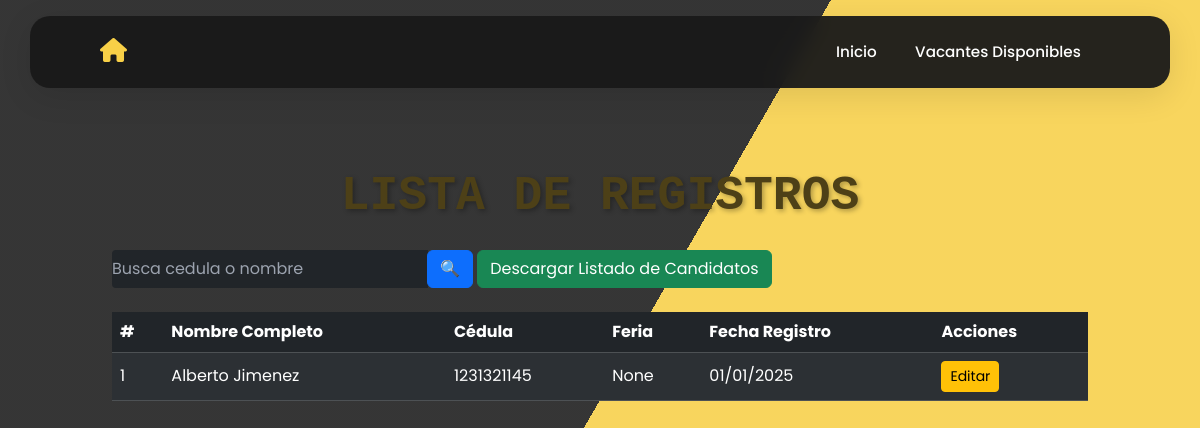
Before: /registros/ with the older database file.
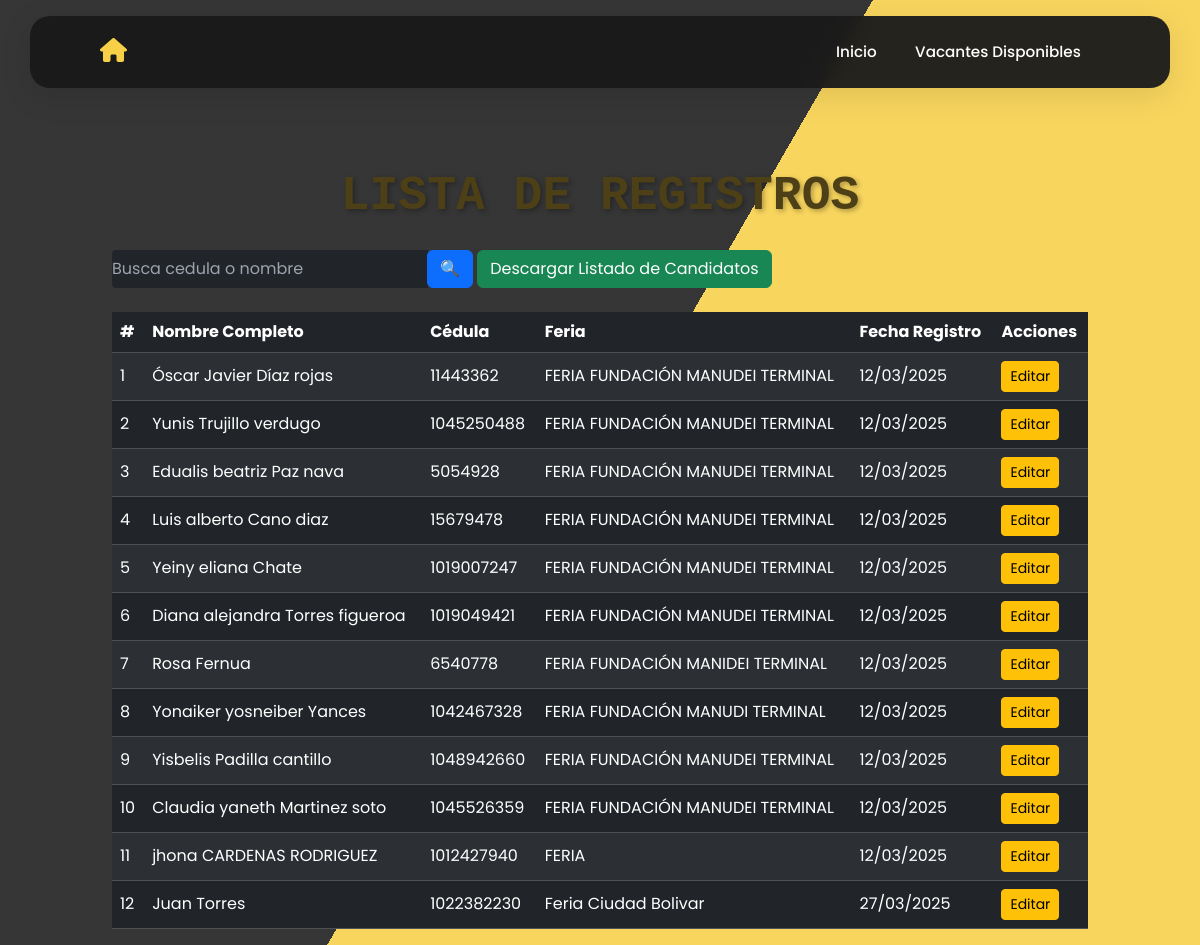
After: the same page with the newer database file.
### vacantes/models.py (models this page shows, shortened)
class RegistroCandidato(models.Model):
    SEX_CHOICES = [
        ('Mujer', 'Mujer'),
        ('Hombre', 'Hombre'),
        ('Intersexual', 'Intersexual'),
    ]
    DOCUMENT_TYPE_CHOICES = [
        ('CEDULA DE CIUDADANIA', 'CEDULA DE CIUDADANIA'),
        ('PERMISO ESPECIAL DE PERMANENCIA', 'PERMISO ESPECIAL DE PERMANENCIA'),
        ('TARJETA DE IDENTIDAD', 'TARJETA DE IDENTIDAD'),
        ('DOCUMENTO NACIONAL DE IDENTIFICACION', 'DOCUMENTO NACIONAL DE IDENTIFICACION'),
        ('PASAPORTE', 'PASAPORTE'),
        ('CEDULA DE EXTRANJERIA', 'CEDULA DE EXTRANJERIA'),
    ]
    EDUCATION_LEVEL_CHOICES = [
        ('BASICA PRIMARIA', 'BASICA PRIMARIA'),
        ('BASICA SECUNDARIA', 'BASICA SECUNDARIA'),
        ('BACHILLER ACADEMICO', 'BACHILLER ACADEMICO'),
        ('ESTUDIANTE BACHILLER ACADEMICO', 'ESTUDIANTE BACHILLER ACADEMICO'),
        ('TECNICO LABORAL/PROFESIONAL', 'TECNICO LABORAL/PROFESIONAL'),
        ('ESTUDIANTE TECNICO LABORAL/PROFESIONAL', 'ESTUDIANTE TECNICO LABORAL/PROFESIONAL'),
        ('TECNOLOGO', 'TECNOLOGO'),
        ('ESTUDIANTE TECNOLOGO', 'ESTUDIANTE TECNOLOGO'),
        ('PROFESIONAL', 'PROFESIONAL'),
        ('ESTUDIANTE PROFESIONAL', 'ESTUDIANTE PROFESIONAL'),
        ('POSGRADO', 'POSGRADO'),
    ]
    SCHEDULE_CHOICES = [
        ('TIEMPO COMPLETO', 'TIEMPO COMPLETO'),
        ('MEDIO TIEMPO', 'MEDIO TIEMPO'),
        ('FINES DE SEMANA', 'FINES DE SEMANA'),
    ]
    DISABILITY_CHOICES = [
        ('SI', 'Sí'),
        ('NO', 'No'),
    ]
    SISE_CHOICES = [
        ('SI', 'Sí'),
        ('NO', 'No'),
    ]
    RECRUITER_CHOICES = [
        ('Diego Alejandro Parra Pinto', 'Diego Alejandro Parra Pinto'),
        ('Jony Edilberto Chisaba Rojas', 'Jony Edilberto Chisaba Rojas'),
        ('Jose Luis Gamez Torres', 'Jose Luis Gamez Torres'),
        ('Jully Andrea Galindo Fonseca', 'Jully Andrea Galindo Fonseca'),
        ('Maria Alejandra Moreno Pedraza', 'Maria Alejandra Moreno Pedraza'),
        ('Sergio Daniel García Donado', 'Sergio Daniel García Donado'),
        ('Steven Alejandro Arevalo Benitez', 'Steven Alejandro Arevalo Benitez'),
        ('Victor De Jesus Fagua Cogollo', 'Victor De Jesus Fagua Cogollo'),
        ('Yennifer Alexandra Ruiz', 'Yennifer Alexandra Ruiz'),
        ('Yesica Natalia Lemos Lemos', 'Yesica Natalia Lemos Lemos'),
    ]
    SALARY_CHOICES = [
        ('Menos de 1 SMMLV', 'Menos de 1 SMMLV'),
        ('1 a 2 SMMLV', '1 a 2 SMMLV'),
        ('2 a 4 SMMLV', '2 a 4 SMMLV'),
        ('4 a 6 SMMLV', '4 a 6 SMMLV'),
        ('6 a 9 SMMLV', '6 a 9 SMMLV'),
        ('9 a 12 SMMLV', '9 a 12 SMMLV'),
        ('12 a 15 SMMLV', '12 a 15 SMMLV'),
        ('15 a 19 SMMLV', '15 a 19 SMMLV'),
        ('20 SMMLV en adelante', '20 SMMLV en adelante'),
    ]
    feria = models.CharField(max_length=100, blank=True, null=True)
    fecha_feria = models.DateField(default=date(2025, 1, 1), blank=True, null=True)
    sexo = models.CharField(max_length=16, choices=SEX_CHOICES)
    tipo_documento = models.CharField(max_length=50, choices=DOCUMENT_TYPE_CHOICES)
    numero_documento = models.CharField(max_length=20, unique=True)
    nombres = models.CharField(max_length=100)
    apellidos = models.CharField(max_length=100)
    numero_celular = models.CharField(max_length=15)
    correo_electronico = models.EmailField()
    fecha_nacimiento = models.DateField()
    formacion_academica = models.CharField(max_length=40, choices=EDUCATION_LEVEL_CHOICES)
    programa_academico = models.CharField(max_length=100)
    experiencia_laboral = models.TextField(blank=True, null=True)
    interes_ocupacional = models.TextField(blank=True, null=True)
    departamento = models.ForeignKey(Departamento, on_delete=models.SET_NULL, null=True, blank=True)
    ciudad = models.ForeignKey(Ciudad, on_delete=models.SET_NULL, null=True, blank=True)
    candidato_discapacidad = models.CharField(max_length=2, choices=DISABILITY_CHOICES)
    tipo_discapacidad = models.CharField(max_length=100, blank=True, null=True)
    horario_interesado = models.CharField(max_length=20, choices=SCHEDULE_CHOICES)
    semestre_grado = models.CharField(max_length=100, blank=True, null=True)
    aspiracion_salarial = models.CharField(
        max_length=50,
        choices=SALARY_CHOICES,
        help_text="Seleccione una opción de aspiración salarial.",
        blank=True
    )
    registrado_en_sise = models.CharField(max_length=2, choices=SISE_CHOICES, blank=True, null=True)
    tecnico_seleccion = models.CharField(max_length=40, choices=RECRUITER_CHOICES, blank=True, null=True)
    vacantes_disponibles = models.ManyToManyField("Vacante", related_name="candidatos", blank=True)
    class Meta:
        verbose_name = "Registro de Candidato"
        verbose_name_plural = "Registros de Candidatos"

### vacantes/views.py (the view, shortened to what this page needs)
# urls.py: path('registros/', views.lista_registros, name='lista_registros'),
def lista_registros(request):
    query = request.GET.get('q', '')  # Captura el término de búsqueda
    registros = RegistroCandidato.objects.all()
    context = {
        'registros': registros,
        'query': query
    }
    return render(request, 'lista_registros.html', context)

### vacantes/templates/lista_registros.html (shortened to what this page needs)
{% extends 'base.html' %}
{% block contenido %}
<div class="container mt-5">
    <h1 class="text-center">Lista de Registros</h1>
    <form method="get" class="mb-4">
        <div class="input-group">
            <input class="text-white bg-dark" type="text" name="q" value="{{ query }}" class="form-control" placeholder="Busca cedula o nombre">
            <div class="input-group-append">
                <button class="btn btn-primary" type="submit">🔍</button>
                <a href="{% url 'exportar_candidatos' %}" class="btn btn-success">Descargar Listado de Candidatos</a>
            </div>
        </div>
    </form>
    <table class="table table-dark table-striped">
        <thead>
            <tr>
                <th>#</th>
                <th>Nombre Completo</th>
                <th>Cédula</th>
                <th>Feria</th>
                <th>Fecha Registro</th>
                <th>Acciones</th>
            </tr>
        </thead>
        <tbody>
            {% for registro in registros %}
                <tr>
                    <td>{{ forloop.counter }}</td>
                    <td>{{ registro.nombres }} {{ registro.apellidos }}</td>
                    <td>{{ registro.numero_documento }}</td>
                    <td>{{ registro.feria }}</td>
                    <td>{{ registro.fecha_feria|date:"d/m/Y" }}</td>
                    <td>
                        <a href="{% url 'editar_registro' registro.pk %}" class="btn btn-warning btn-sm">Editar</a>
                    </td>
                </tr>
            {% empty %}
                <tr>
                    <td colspan="5" class="text-center">No se encontraron registros.</td>
                </tr>
            {% endfor %}
        </tbody>
    </table>
</div>
{% endblock %}

### vacantes/templates/base.html (shortened to what this page needs)
{% load static %}
<!doctype html>
<html lang="es">
<head>
    <link href="https://cdn.jsdelivr.net/npm/bootstrap@5.3.2/dist/css/bootstrap.min.css" rel="stylesheet" />
    <link href="{% static 'css/styles.css' %}" rel="stylesheet" />
    <link rel="stylesheet" href="https://cdnjs.cloudflare.com/ajax/libs/font-awesome/6.0.0/css/all.min.css" />
    <link href="https://cdn.jsdelivr.net/npm/tailwindcss@2.2.19/dist/tailwind.min.css" rel="stylesheet">
    <link href="{% static 'fontawesomefree/css/fontawesome.css' %}" rel="stylesheet" type="text/css">
    <link href="{% static 'fontawesomefree/css/brands.css' %}" rel="stylesheet" type="text/css">
    <link href="{% static 'fontawesomefree/css/solid.css' %}" rel="stylesheet" type="text/css">
    <link href="https://cdn.jsdelivr.net/npm/select2@4.1.0-rc.0/dist/css/select2.min.css" rel="stylesheet" />
    <link href="https://cdn.jsdelivr.net/npm/@ttskch/select2-bootstrap4-theme@x.x.x/dist/select2-bootstrap4.min.css" rel="stylesheet" />
</head>
<body>
    <nav class="navbar navbar-expand-lg navbar-dark">
        <div class="container">
            <a class="navbar-brand" href="{% url 'inicio' %}">
                <i class="fas fa-home home-icon"></i>
            </a>
            <div class="collapse navbar-collapse" id="navbarNav">
                <ul class="navbar-nav ms-auto">
                    <li class="nav-item">
                        <a class="nav-link" href="{% url 'inicio' %}">Inicio</a>
                    </li>
                    <li class="nav-item">
                        <a class="nav-link" href="{% url 'lista_vacantes' %}">Vacantes Disponibles</a>
                    </li>
                </ul>
            </div>
        </div>
    </nav>
    <div class="container" style="margin-top: 2rem;">
        <div class="row">
            <div class="col-12">
                {% block contenido %}
                {% endblock contenido %}
            </div>
        </div>
    </div>
</body>
</html>

### vacantes/static/css/styles.css (style rules this page uses)
.input-group input { border-radius: 0.25rem 0 0 0.25rem; }
.table th, .table td { vertical-align: middle; }
body { font-family: Arial, sans-serif; background-color: #f8f9fa; }
button { background-color: #f8d047; border: none; padding: 10px; color: white; font-size: 16px; cursor: pointer; border-radius: 4px; }
h1 { font-family:monospace; }

### vacantes/templates/base.html (style rules this page uses)
:root { --nav-bg: #1a1a1a; --nav-accent: #f8d047; --nav-text: #ffffff; }
body { font-family: 'Poppins', sans-serif; overflow-x: hidden; }
.navbar { background: rgba(26, 26, 26, 0.95); backdrop-filter: blur(10px); padding: 1rem 0; transition: all 0.3s ease; border-radius: 20px; margin: 1rem auto; max-width: 95%; box-shadow: 0 8px 32px rgba(0, 0, 0, 0.1); }
.home-icon { color: var(--nav-accent); font-size: 1.5rem; position: relative; transition: all 0.3s ease; }
.nav-link { color: var(--nav-text) !important; position: relative; padding: 0.5rem 1rem !important; margin: 0 0.2rem; font-weight: 500; font-size: 0.95rem; transition: all 0.3s ease; }
.nav-link::before { content: ''; position: absolute; bottom: 0; left: 50%; width: 0; height: 2px; background: var(--nav-accent); transition: all 0.3s ease; transform: translateX(-50%); }

### vacantes/templates/lista_registros.html (style rules this page uses)
h1.text-center { font-size: 3rem !important; font-weight: bold !important; color: #4d4017 !important; text-transform: uppercase !important; line-height: 1.2; margin-bottom: 1.5rem; text-shadow: 2px 2px 5px rgba(0, 0, 0, 0.3); }

Changed rows visible on the page:
removed RegistroCandidato: nombres "Alberto", apellidos "Jimenez", numero_documento "1231321145", feria "None", fecha_feria "01/01/2025"
added RegistroCandidato: nombres "Óscar Javier", apellidos "Díaz rojas", numero_documento "11443362", feria "FERIA FUNDACIÓN MANUDEI TERMINAL", fecha_feria "12/03/2025"
added RegistroCandidato: nombres "Yunis", apellidos "Trujillo verdugo", numero_documento "1045250488", feria "FERIA FUNDACIÓN MANUDEI TERMINAL", fecha_feria "12/03/2025"
added RegistroCandidato: nombres "Edualis beatriz", apellidos "Paz nava", numero_documento "5054928", feria "FERIA FUNDACIÓN MANUDEI TERMINAL", fecha_feria "12/03/2025"
added RegistroCandidato: nombres "Luis alberto", apellidos "Cano diaz", numero_documento "15679478", feria "FERIA FUNDACIÓN MANUDEI TERMINAL", fecha_feria "12/03/2025"
added RegistroCandidato: nombres "Yeiny eliana", apellidos "Chate", numero_documento "1019007247", feria "FERIA FUNDACIÓN MANUDEI TERMINAL", fecha_feria "12/03/2025"
added RegistroCandidato: nombres "Diana alejandra", apellidos "Torres figueroa", numero_documento "1019049421", feria "FERIA FUNDACIÓN MANUDEI TERMINAL", fecha_feria "12/03/2025"
added RegistroCandidato: nombres "Rosa", apellidos "Fernua", numero_documento "6540778", feria "FERIA FUNDACIÓN MANIDEI TERMINAL", fecha_feria "12/03/2025"
added RegistroCandidato: nombres "Yonaiker yosneiber", apellidos "Yances", numero_documento "1042467328", feria "FERIA FUNDACIÓN MANUDI TERMINAL", fecha_feria "12/03/2025"
added RegistroCandidato: nombres "Yisbelis", apellidos "Padilla cantillo", numero_documento "1048942660", feria "FERIA FUNDACIÓN MANUDEI TERMINAL", fecha_feria "12/03/2025"
added RegistroCandidato: nombres "Claudia yaneth", apellidos "Martinez soto", numero_documento "1045526359", feria "FERIA FUNDACIÓN MANUDEI TERMINAL", fecha_feria "12/03/2025"
added RegistroCandidato: nombres "jhona", apellidos "CARDENAS RODRIGUEZ", numero_documento "1012427940", feria "FERIA", fecha_feria "12/03/2025"
added RegistroCandidato: nombres "Juan", apellidos "Torres", numero_documento "1022382230", feria "Feria Ciudad Bolivar", fecha_feria "27/03/2025"
